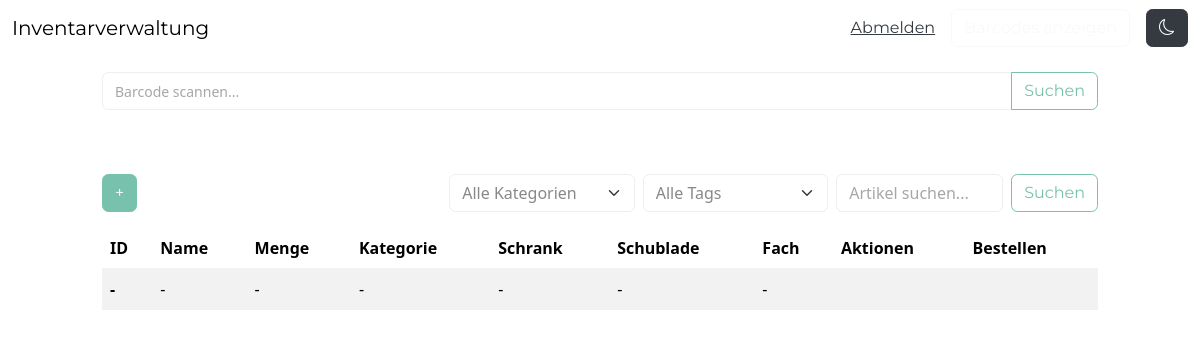
Page /dashboard/ (signed in) on the earlier database version.
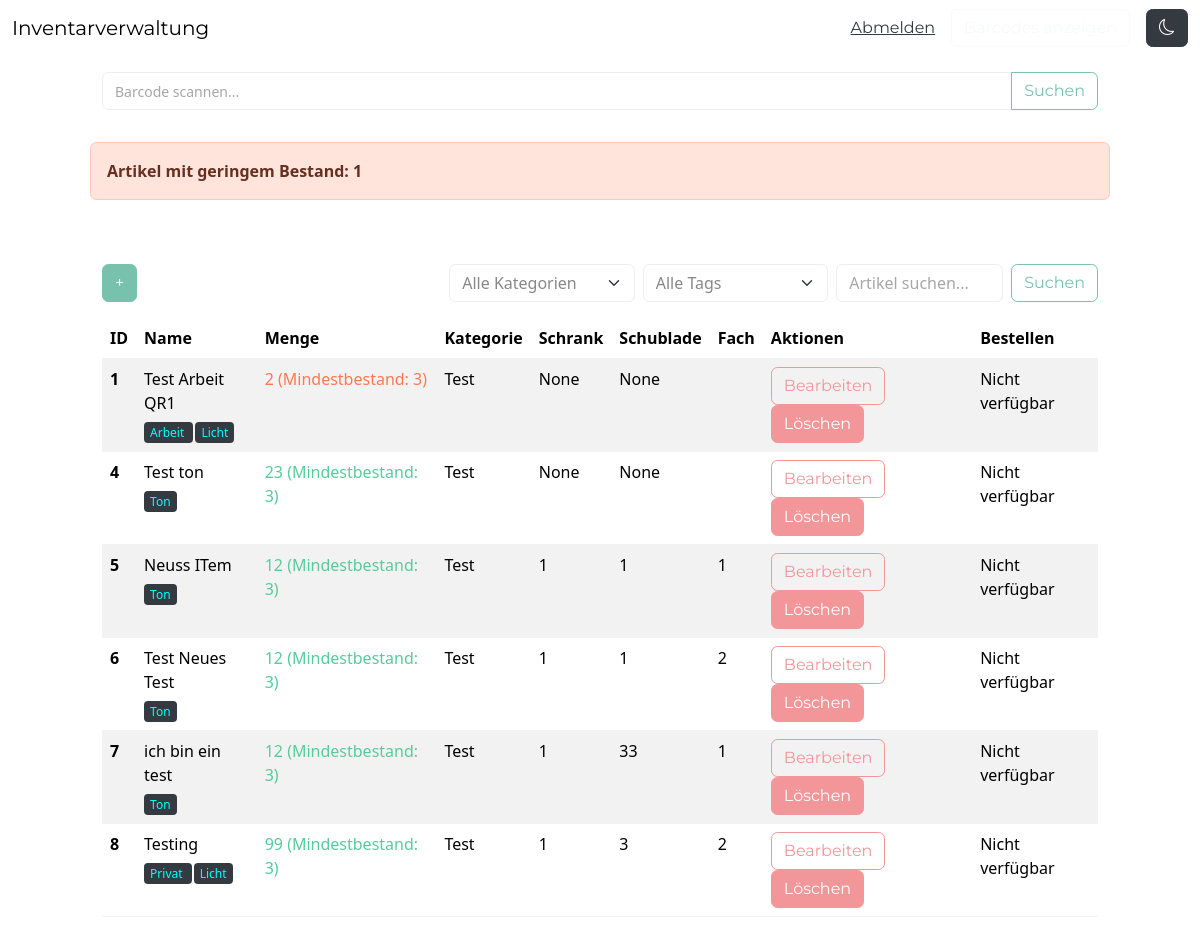
Same page on the later database version.
### inventory/models.py (models this page shows, shortened)
class InventoryItem(models.Model):
    name = models.CharField(max_length=200)
    description = models.TextField(blank=True, null=True, verbose_name="Beschreibung")
    quantity = models.IntegerField()
    category = models.ForeignKey('Category', on_delete=models.SET_NULL, blank=True, null=True)
    date_created = models.DateTimeField(auto_now_add=True)
    user = models.ForeignKey(User, on_delete=models.CASCADE)
    location_letter = models.CharField(max_length=1, verbose_name="Schrank", null=True, blank=True)
    location_number = models.IntegerField(verbose_name="Schublade", null=True, blank=True)
    location_shelf = models.CharField(max_length=50, verbose_name="Fach", null=True, blank=True)
    low_quantity = models.IntegerField(default=3, verbose_name="Mindestbestand")
    order_link = models.URLField(max_length=500, null=True, blank=True, verbose_name="Bestell-Link")
    barcode = models.CharField(max_length=50, unique=True, blank=True)
    barcode_text = models.TextField(blank=True, null=True)
    is_active = models.BooleanField(default=True)
    application_tags = models.ManyToManyField(ApplicationTag, blank=True)
    image = models.ImageField(upload_to='item_images/', blank=True, null=True)
    maintenance_date = models.DateField(blank=True, null=True, verbose_name="Wartungs-/Ablaufdatum")

class ApplicationTag(models.Model):
    name = models.CharField(max_length=50, unique=True)

class Category(models.Model):
    name = models.CharField(max_length=200)
    class Meta:
        verbose_name_plural = 'categories'

### inventory/views.py (the view)
# urls.py: path('dashboard/', views.Dashboard.as_view(), name='dashboard'),
class Dashboard(LoginRequiredMixin, View):
    def get(self, request):
        query = request.GET.get('search')
        category_filter = request.GET.get('category')
        tag_filter = request.GET.get('tag')
        location_letter = request.GET.get('location_letter')
        location_number = request.GET.get('location_number')
        user_profile, _ = UserProfile.objects.get_or_create(user=request.user)
        user_tags = user_profile.tags.exclude(name="-")
        if not user_tags.exists():
            items = InventoryItem.objects.none()
        else:
            items = InventoryItem.objects.filter(application_tags__in=user_tags)
            if tag_filter and tag_filter != "all":
                items = items.filter(application_tags__name=tag_filter)
            elif tag_filter == "all":
                items = InventoryItem.objects.filter(application_tags__in=user_tags)
        if query:
            items = items.filter(
                Q(name__icontains=query) |
                Q(location_letter__icontains=query) |
                Q(location_number__icontains=query)
            )
        if category_filter and category_filter != "all":
            items = items.filter(category__id=category_filter)
        if location_letter and location_number:
            items = items.filter(location_letter=location_letter, location_number=location_number)
        items = items.distinct().order_by('id')
        low_inventory = items.filter(quantity__lte=models.F('low_quantity'))
        if low_inventory.exists():
            message = ', '.join([
                f'<a href="{reverse_lazy("edit-item", args=[item.id])}" style="color: black;">{item.name}</a> '
                f'(Mindestbestand: {item.low_quantity}, Aktueller Bestand: {item.quantity})'
                for item in low_inventory
            ])
            messages.error(request, f'Artikel mit geringem Bestand: {message}', extra_tags='safe')
        categories = Category.objects.all()
        return render(request, 'inventory/dashboard.html', {
            'items': items,
            'categories': categories,
            'selected_category': category_filter,
            'low_inventory_ids': low_inventory.values_list('id', flat=True),
            'location_letter': location_letter,
            'location_number': location_number,
            'user_tags': user_tags,
            'selected_tag': tag_filter,
        })

### inventory/templates/inventory/dashboard.html (shortened to what the changed rows need)
{% extends 'inventory/base.html' %}
{% block content %}
    <head>
    </head>
    {% if messages %}
    <div class="row mt-3">
        <div class="col-md-10 col-12 mx-auto alert alert-danger">
            <span id="low-inventory-toggle" style="cursor: pointer; font-weight: bold;">
                Artikel mit geringem Bestand: {{ low_inventory_ids|length }}
            </span>
        </div>
    </div>
    {% endif %}
    <div class="row">
        <div class="col-md-10 col-12 mx-auto mt-5">
            <table class="table table-hover table-striped">
                <thead>
                    <tr>
                        <th scope="col">ID</th>
                        <th scope="col">Name</th>
                        <th scope="col">Menge</th>
                        <th scope="col">Kategorie</th>
                        <th scope="col">Schrank</th>
                        <th scope="col">Schublade</th>
                        <th scope="col">Fach</th>
                        <th scope="col">Aktionen</th>
                        <th scope="col">Bestellen</th>
                    </tr>
                </thead>
                <tbody>
                    {% if items|length == 0 %}
                    <tr>
                        <th scope="row">-</th>
                        <td>-</td>
                        <td>-</td>
                        <td>-</td>
                        <td>-</td>
                        <td>-</td>
                        <td>-</td>
                        <td></td>
                        <td></td>
                    </tr>
                    {% endif %}
                    {% for item in items %}
                    <tr>
                        <th scope="row">{{ item.id }}</th>
                        <td>
                            <span style="color: black;">{{ item.name }}</span>
                            {% if item.application_tags.all %}
                                <div class="mt-1">
                                    {% for tag in item.application_tags.all %}
                                        <span style="background-color: #343a40; color: #0ff; font-size: 0.75rem; padding: 2px 6px; border-radius: 4px; margin-right: 2px;">
                                            {{ tag.name }}
                                        </span>
                                    {% endfor %}
                                </div>
                            {% endif %}
                        </td>
                        <td class="{% if item.quantity <= item.low_quantity %}text-danger{% else %}text-success{% endif %}">
                            {{ item.quantity }} (Mindestbestand: {{ item.low_quantity }})
                        </td>
                        <td>{{ item.category.name }}</td>
                        <td>{{ item.location_letter }}</td>
                        <td>{{ item.location_number }}</td>
                        <td>{{ item.location_shelf }}</td>
                        <td>
                            <a href="{% url 'edit-item' item.id %}" class="btn btn-outline-secondary">Bearbeiten</a>
                            <a href="{% url 'delete-item' item.id %}" class="btn btn-secondary">Löschen</a>
                        </td>
                        <td>
                            {% if item.order_link %}
                                <a href="{{ item.order_link }}" target="_blank" class="btn btn-outline-success">Bestellen</a>
                            {% else %}
                                <span>Nicht verfügbar</span>
                            {% endif %}
                        </td>
                    </tr>
                    {% endfor %}
                </tbody>
            </table>
        </div>
    </div>
{% endblock content %}

Differences in the rows shown:
now on this page (row edited): InventoryItem: id "1", name "Test Arbeit QR1", quantity "2", low_quantity "3", category.name "Test", location_letter "None", location_number "None", shows "Nicht verfügbar"
now on this page (row unchanged): ApplicationTag: name "Arbeit", shown under "1"
now on this page (row unchanged): ApplicationTag: name "Licht"
added InventoryItem: id "4", name "Test ton", quantity "23", low_quantity "3", category.name "Test", location_letter "None", location_number "None", shows "Nicht verfügbar"
now on this page (row unchanged): ApplicationTag: name "Ton"
added InventoryItem: id "5", name "Neuss ITem", quantity "12", low_quantity "3", category.name "Test", location_letter "1", location_number "1", location_shelf "1", shows "Nicht verfügbar"
added InventoryItem: id "6", name "Test Neues Test", quantity "12", low_quantity "3", category.name "Test", location_letter "1", location_number "1", location_shelf "2", shows "Nicht verfügbar"
added InventoryItem: id "7", name "ich bin ein test", quantity "12", low_quantity "3", category.name "Test", location_letter "1", location_number "33", location_shelf "1", shows "Nicht verfügbar"
added InventoryItem: id "8", name "Testing", quantity "99", low_quantity "3", category.name "Test", location_letter "1", location_number "3", location_shelf "2", shows "Nicht verfügbar"
now on this page (row unchanged): ApplicationTag: name "Privat", shown under "8"
Other differences:
{{ low_inventory_ids|length }}: (not shown) → "1"
text now shown: "Artikel mit geringem Bestand:"
